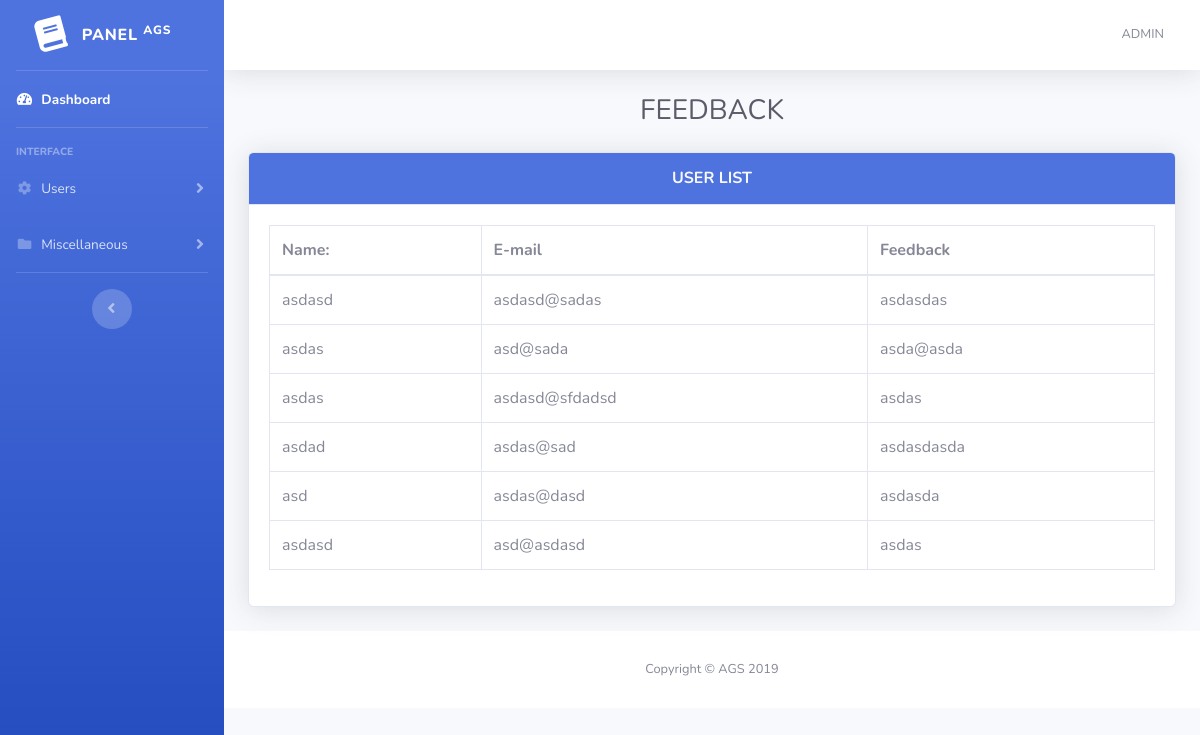
The page /admin/feedback_admin.php on the database as committed earlier.
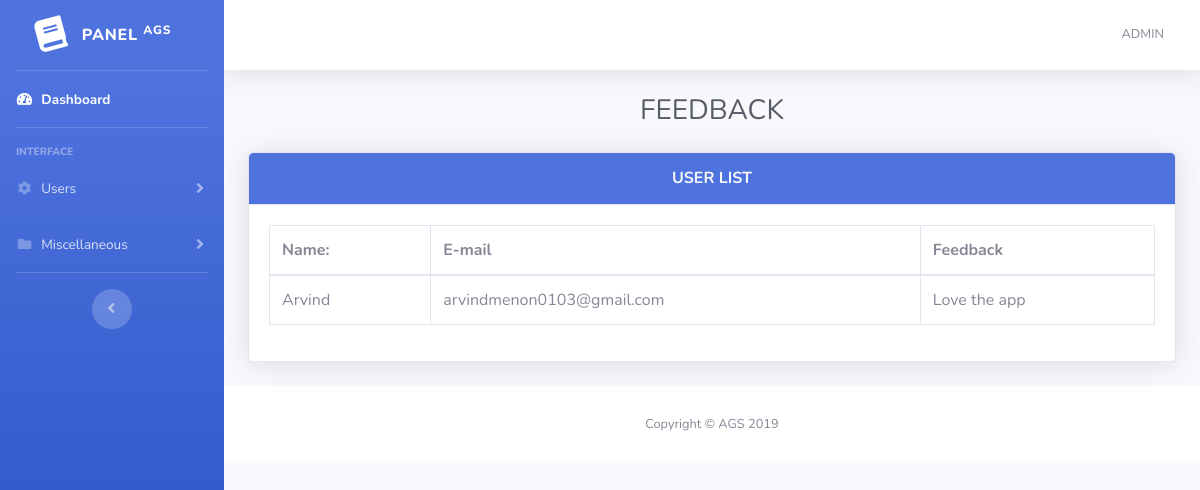
The same page on the database as committed later.
### tables this page shows
CREATE TABLE IF NOT EXISTS `feedback` (
  `id` int NOT NULL AUTO_INCREMENT,
  `name` varchar(500) NOT NULL,
  `email` varchar(500) NOT NULL,
  `feedback` varchar(1000) NOT NULL,
  PRIMARY KEY (`id`)
);

### admin/feedback_admin.php (the view, shortened to what this page needs)
<?php
include('includes/header.php');
include('includes/navbar.php');
$servername="localhost";
$username="root";
$password="";
$dbname="project";
$con=mysqli_connect($servername,$username,$password,$dbname);
$sql = "SELECT* FROM feedback";
$result = mysqli_query($con, $sql);
$files = mysqli_fetch_all($result, MYSQLI_ASSOC);
?>
<div class="container-fluid">
 <h1 class="h3 mb-4 text-gray-800 text-center">FEEDBACK</h1>
 <div class="card shadow mb-4">
  <div class="card-header bg-primary py-3">
    <h6 class="m-0 font-weight-bold text-light text-center">USER LIST
  </div>
  <div class="card-body">
    <div class="table-responsive">
      <table class="table table-bordered" id="dataTable" width="100%" cellspacing="0">
        <thead>
          <tr>
            <th class="table-class">Name: &nbsp</th>
            <th class="table-class">E-mail &nbsp</th>
            <th class="table-class">Feedback &nbsp</th>
          </tr>
        </thead>
        <tbody>
            <?php foreach ($files as $file): ?>
            <tr>
                <td><?php echo $file['name']; ?></td>
                <td><?php echo $file['email']; ?></td>
                <td><?php echo $file['feedback']; ?></td>
            </tr>
            <?php endforeach;?>
        </tbody>
      </table>
    </div>
  </div>
</div>
</div>
    <?php
  include('includes/footer.php');
  ?>

### admin/includes/header.php (shortened to what this page needs)
<!DOCTYPE html>
<html lang="en">
<head>
  <link href="vendor/fontawesome-free/css/all.min.css" rel="stylesheet" type="text/css">
  <link rel="stylesheet" href="css/style.min.css?v=<?php echo time(); ?>">
  <link rel="stylesheet" href="css/main.css?v=<?php echo time(); ?>">
</head>
<body id="page-top">
  <div id="wrapper">

### admin/includes/navbar.php (shortened to what this page needs)
   <ul class="navbar-nav bg-gradient-primary sidebar sidebar-dark accordion " id="accordionSidebar">
<a class="sidebar-brand d-flex align-items-center justify-content-center" href="index.php">
  <div class="sidebar-brand-icon rotate-n-15">
    <i class="fas fa-book"></i>
  </div>
  <div class="sidebar-brand-text mx-3">Panel <sup>AGS</sup></div>
</a>
<hr class="sidebar-divider my-0">
<li class="nav-item active">
  <a class="nav-link" href="index.php">
    <i class="fas fa-fw fa-tachometer-alt"></i>
    <span>Dashboard</span></a>
</li>
<hr class="sidebar-divider">
<div class="sidebar-heading">
  Interface
</div>
<li class="nav-item">
  <a class="nav-link collapsed" href="#" data-toggle="collapse" data-target="#collapseTwo" aria-expanded="true" aria-controls="collapseTwo">
    <i class="fas fa-fw fa-cog"></i>
    <span>Users</span>
  </a>
</li>
<li class="nav-item">
  <a class="nav-link collapsed" href="#" data-toggle="collapse" data-target="#collapsePages" aria-expanded="true" aria-controls="collapsePages">
    <i class="fas fa-fw fa-folder"></i>
    <span>Miscellaneous</span>
  </a>
</li>
<hr class="sidebar-divider d-none d-md-block">
<div class="text-center d-none d-md-inline">
  <button class="rounded-circle border-0" id="sidebarToggle"></button>
</div>
</ul>
    <div id="content-wrapper" class="d-flex flex-column">
      <div id="content">
        <nav class="navbar navbar-expand navbar-light bg-white topbar mb-4 static-top shadow">
          <ul class="navbar-nav ml-auto">
            <li class="nav-item dropdown no-arrow">
              <a class="nav-link dropdown-toggle" href="#" id="userDropdown" role="button" data-toggle="dropdown" aria-haspopup="true" aria-expanded="false">
                <span class="mr-2 d-none d-lg-inline text-gray-600 small">
               ADMIN
                </span>
              </a>
            </li>
          </ul>
        </nav>

### admin/includes/footer.php
      <footer class="sticky-footer bg-white">
        <div class="container my-auto">
          <div class="copyright text-center my-auto">
            <span>Copyright &copy; AGS 2019</span>
          </div>
        </div>
      </footer>
      </div>
      </div>
    </div>
</body>
</html>

Rows that differ between the two databases and show on the page:
removed feedback: name "asdasd", email "asdasd@sadas", feedback "asdasdas"
removed feedback: name "asdas", email "asd@sada", feedback "asda@asda"
removed feedback: name "asdas", email "asdasd@sfdadsd", feedback "asdas"
removed feedback: name "asdad", email "asdas@sad", feedback "asdasdasda"
removed feedback: name "asd", email "asdas@dasd", feedback "asdasda"
removed feedback: name "asdasd", email "asd@asdasd", feedback "asdas"
added feedback: name "Arvind", email "arvindmenon0103@gmail.com", feedback "Love the app"
